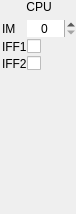
<?xml version="1.0" encoding="UTF-8"?>
<ui version="4.0">
 <class>CPUWidget</class>
 <widget class="QWidget" name="CPUWidget">
  <property name="geometry">
   <rect>
    <x>0</x>
    <y>0</y>
    <width>76</width>
    <height>214</height>
   </rect>
  </property>
  <property name="windowTitle">
   <string>Form</string>
  </property>
  <layout class="QVBoxLayout" name="verticalLayout">
   <property name="leftMargin">
    <number>2</number>
   </property>
   <property name="topMargin">
    <number>0</number>
   </property>
   <property name="rightMargin">
    <number>0</number>
   </property>
   <property name="bottomMargin">
    <number>2</number>
   </property>
   <item>
    <widget class="QLabel" name="labHeadCpu">
     <property name="text">
      <string>CPU</string>
     </property>
     <property name="alignment">
      <set>Qt::AlignCenter</set>
     </property>
    </widget>
   </item>
   <item>
    <layout class="QFormLayout" name="formRegs">
     <property name="horizontalSpacing">
      <number>0</number>
     </property>
     <property name="verticalSpacing">
      <number>2</number>
     </property>
     <item row="0" column="0">
      <widget class="QLabel" name="labIMM">
       <property name="text">
        <string>IM</string>
       </property>
      </widget>
     </item>
     <item row="0" column="1">
      <widget class="QSpinBox" name="boxIM">
       <property name="maximumSize">
        <size>
         <width>60</width>
         <height>16777215</height>
        </size>
       </property>
       <property name="frame">
        <bool>false</bool>
       </property>
       <property name="alignment">
        <set>Qt::AlignCenter</set>
       </property>
       <property name="maximum">
        <number>2</number>
       </property>
      </widget>
     </item>
     <item row="2" column="0">
      <widget class="QLabel" name="labIFF1">
       <property name="text">
        <string>IFF1</string>
       </property>
      </widget>
     </item>
     <item row="2" column="1">
      <widget class="QCheckBox" name="flagIFF1">
       <property name="text">
        <string/>
       </property>
      </widget>
     </item>
     <item row="3" column="0">
      <widget class="QLabel" name="labIFF2">
       <property name="text">
        <string>IFF2</string>
       </property>
      </widget>
     </item>
     <item row="3" column="1">
      <widget class="QCheckBox" name="flagIFF2">
       <property name="text">
        <string/>
       </property>
      </widget>
     </item>
    </layout>
   </item>
   <item>
    <spacer name="verticalSpacer_12">
     <property name="orientation">
      <enum>Qt::Vertical</enum>
     </property>
     <property name="sizeHint" stdset="0">
      <size>
       <width>20</width>
       <height>76</height>
      </size>
     </property>
    </spacer>
   </item>
   <item>
    <layout class="QGridLayout" name="flagsGrid">
     <property name="spacing">
      <number>2</number>
     </property>
    </layout>
   </item>
  </layout>
 </widget>
 <resources/>
 <connections/>
</ui>
